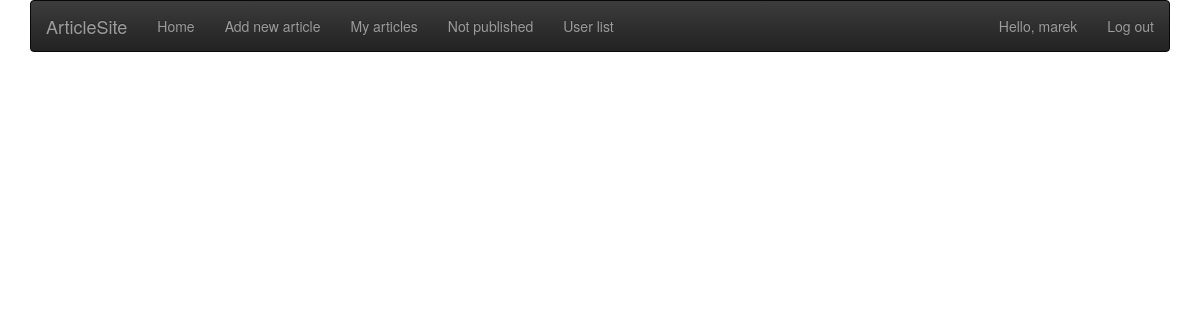
The page /drafts/ (signed in) on the database as committed earlier.
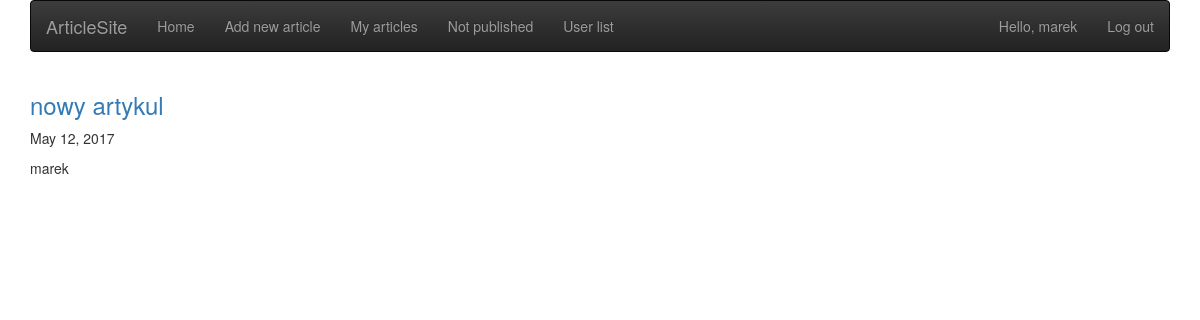
The same page on the database as committed later.
### newspaper/models.py (models this page shows, shortened)
class Article(models.Model):
    author = models.ForeignKey('auth.User', related_name='articles')
    date = models.DateField(default=timezone.now)
    title = models.CharField(max_length=200)
    content = models.TextField()
    is_published = models.BooleanField(default=False)
    photo = models.ImageField(upload_to='pictures', null=True, blank=True)
    def __str__(self):
        return str(self.title)

### newspaper/views.py (the view)
# urls.py: url(r'^drafts/$', views.not_published_list, name='not_published_list'),
@login_required
def not_published_list(request):
    articles_list = Article.objects.filter(is_published=False).order_by('-date')
    return render(request, 'newspaper/not_published_list.html', {'article_list': articles_list})

### newspaper/templates/newspaper/not_published_list.html
{% extends 'newspaper/home.html' %}
{% block content %}
    <div>
    {% for article in article_list %}
        <h3><a href="{% url 'article_detail' pk=article.pk %}">{{ article }}</a></h3>
        <p>{{ article.date }}</p>
        <p>{{ article.author }}</p>
    {% endfor %}
    </div>
{% endblock %}

Rows that differ between the two databases and show on the page:
added Article: title "nowy artykul", date "May 12, 2017", author "marek"
